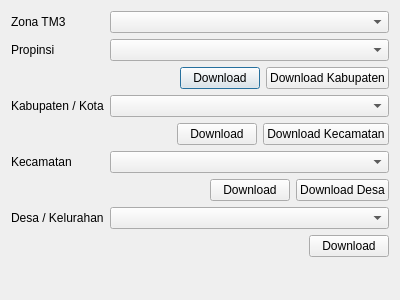
<?xml version="1.0" encoding="UTF-8"?>
<ui version="4.0">
 <class>Dialog</class>
 <widget class="QDialog" name="Dialog">
  <property name="geometry">
   <rect>
    <x>0</x>
    <y>0</y>
    <width>400</width>
    <height>300</height>
   </rect>
  </property>
  <property name="windowTitle">
   <string>Import Wilayah Admin</string>
  </property>
  <layout class="QVBoxLayout" name="verticalLayout">
   <item>
    <layout class="QFormLayout" name="formLayout">
     <item row="0" column="0">
      <widget class="QLabel" name="label">
       <property name="text">
        <string>Zona TM3</string>
       </property>
      </widget>
     </item>
     <item row="0" column="1">
      <widget class="QComboBox" name="cmb_coordinate_system"/>
     </item>
     <item row="1" column="0">
      <widget class="QLabel" name="label_2">
       <property name="text">
        <string>Propinsi</string>
       </property>
      </widget>
     </item>
     <item row="1" column="1">
      <widget class="QComboBox" name="cmb_propinsi"/>
     </item>
     <item row="2" column="1">
      <layout class="QHBoxLayout" name="horizontalLayout_2">
       <item>
        <spacer name="horizontalSpacer">
         <property name="orientation">
          <enum>Qt::Horizontal</enum>
         </property>
         <property name="sizeHint" stdset="0">
          <size>
           <width>40</width>
           <height>20</height>
          </size>
         </property>
        </spacer>
       </item>
       <item>
        <widget class="QPushButton" name="btn_download_propinsi_terpilih">
         <property name="text">
          <string>Download</string>
         </property>
        </widget>
       </item>
       <item>
        <widget class="QPushButton" name="btn_download_kabupatens">
         <property name="text">
          <string>Download Kabupaten</string>
         </property>
        </widget>
       </item>
      </layout>
     </item>
     <item row="3" column="0">
      <widget class="QLabel" name="label_3">
       <property name="text">
        <string>Kabupaten / Kota</string>
       </property>
      </widget>
     </item>
     <item row="3" column="1">
      <widget class="QComboBox" name="cmb_kabupaten"/>
     </item>
     <item row="4" column="1">
      <layout class="QHBoxLayout" name="horizontalLayout">
       <item>
        <spacer name="horizontalSpacer_2">
         <property name="orientation">
          <enum>Qt::Horizontal</enum>
         </property>
         <property name="sizeHint" stdset="0">
          <size>
           <width>40</width>
           <height>20</height>
          </size>
         </property>
        </spacer>
       </item>
       <item>
        <widget class="QPushButton" name="btn_download_kabupaten_terpilih">
         <property name="text">
          <string>Download</string>
         </property>
        </widget>
       </item>
       <item>
        <widget class="QPushButton" name="btn_download_kecamatans">
         <property name="text">
          <string>Download Kecamatan</string>
         </property>
        </widget>
       </item>
      </layout>
     </item>
     <item row="5" column="0">
      <widget class="QLabel" name="label_4">
       <property name="text">
        <string>Kecamatan</string>
       </property>
      </widget>
     </item>
     <item row="5" column="1">
      <widget class="QComboBox" name="cmb_kecamatan"/>
     </item>
     <item row="6" column="1">
      <layout class="QHBoxLayout" name="horizontalLayout_3">
       <item>
        <spacer name="horizontalSpacer_3">
         <property name="orientation">
          <enum>Qt::Horizontal</enum>
         </property>
         <property name="sizeHint" stdset="0">
          <size>
           <width>40</width>
           <height>20</height>
          </size>
         </property>
        </spacer>
       </item>
       <item>
        <widget class="QPushButton" name="btn_download_kecamatan_terpilih">
         <property name="text">
          <string>Download</string>
         </property>
        </widget>
       </item>
       <item>
        <widget class="QPushButton" name="btn_download_desas">
         <property name="text">
          <string>Download Desa</string>
         </property>
        </widget>
       </item>
      </layout>
     </item>
     <item row="7" column="0">
      <widget class="QLabel" name="label_5">
       <property name="text">
        <string>Desa / Kelurahan</string>
       </property>
      </widget>
     </item>
     <item row="7" column="1">
      <widget class="QComboBox" name="cmb_desa"/>
     </item>
     <item row="8" column="1">
      <layout class="QHBoxLayout" name="horizontalLayout_4">
       <item>
        <spacer name="horizontalSpacer_4">
         <property name="orientation">
          <enum>Qt::Horizontal</enum>
         </property>
         <property name="sizeHint" stdset="0">
          <size>
           <width>40</width>
           <height>20</height>
          </size>
         </property>
        </spacer>
       </item>
       <item>
        <widget class="QPushButton" name="btn_download_desa_terpilih">
         <property name="text">
          <string>Download</string>
         </property>
        </widget>
       </item>
      </layout>
     </item>
    </layout>
   </item>
  </layout>
 </widget>
 <resources/>
 <connections/>
</ui>
